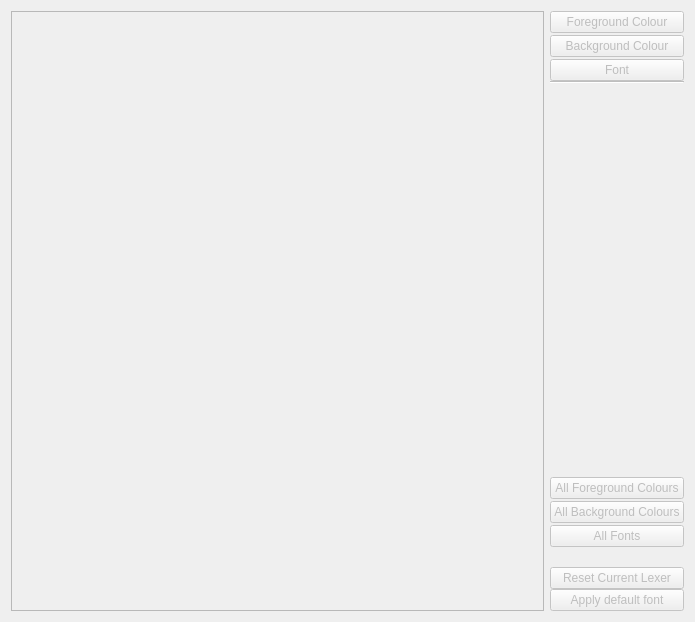
<?xml version="1.0" encoding="UTF-8"?>
<ui version="4.0">
 <class>Form</class>
 <widget class="QWidget" name="Form">
  <property name="enabled">
   <bool>false</bool>
  </property>
  <property name="geometry">
   <rect>
    <x>0</x>
    <y>0</y>
    <width>695</width>
    <height>622</height>
   </rect>
  </property>
  <property name="windowTitle">
   <string>Form</string>
  </property>
  <layout class="QHBoxLayout" name="horizontalLayout_7">
   <item>
    <widget class="QListWidget" name="lwLexersHighlightingElements_3"/>
   </item>
   <item>
    <layout class="QVBoxLayout" name="_43">
     <property name="spacing">
      <number>0</number>
     </property>
     <item>
      <layout class="QVBoxLayout" name="_44">
       <property name="spacing">
        <number>2</number>
       </property>
       <item>
        <widget class="QPushButton" name="pbLexersHighlightingForeground_3">
         <property name="text">
          <string>Foreground Colour</string>
         </property>
        </widget>
       </item>
       <item>
        <widget class="QPushButton" name="pbLexersHighlightingBackground_3">
         <property name="text">
          <string>Background Colour</string>
         </property>
        </widget>
       </item>
       <item>
        <widget class="QPushButton" name="pbLexersHighlightingFont_3">
         <property name="text">
          <string>Font</string>
         </property>
        </widget>
       </item>
      </layout>
     </item>
     <item>
      <widget class="Line" name="lLexer_3">
       <property name="orientation">
        <enum>Qt::Horizontal</enum>
       </property>
      </widget>
     </item>
     <item>
      <spacer>
       <property name="orientation">
        <enum>Qt::Vertical</enum>
       </property>
       <property name="sizeHint" stdset="0">
        <size>
         <width>20</width>
         <height>16</height>
        </size>
       </property>
      </spacer>
     </item>
     <item>
      <layout class="QVBoxLayout" name="_45">
       <property name="spacing">
        <number>2</number>
       </property>
       <item>
        <widget class="QPushButton" name="pbLexersHighlightingAllForeground_3">
         <property name="text">
          <string>All Foreground Colours</string>
         </property>
        </widget>
       </item>
       <item>
        <widget class="QPushButton" name="pbLexersHighlightingAllBackground_3">
         <property name="text">
          <string>All Background Colours</string>
         </property>
        </widget>
       </item>
       <item>
        <widget class="QPushButton" name="pbLexersHighlightingAllFont_3">
         <property name="text">
          <string>All Fonts</string>
         </property>
        </widget>
       </item>
      </layout>
     </item>
     <item>
      <spacer>
       <property name="orientation">
        <enum>Qt::Vertical</enum>
       </property>
       <property name="sizeType">
        <enum>QSizePolicy::Fixed</enum>
       </property>
       <property name="sizeHint" stdset="0">
        <size>
         <width>20</width>
         <height>20</height>
        </size>
       </property>
      </spacer>
     </item>
     <item>
      <widget class="QPushButton" name="pbLexersHighlightingReset_3">
       <property name="toolTip">
        <string>Restore all default properties for all lexers' styles</string>
       </property>
       <property name="text">
        <string>Reset Current Lexer</string>
       </property>
      </widget>
     </item>
     <item>
      <widget class="QPushButton" name="pbLexersApplyDefaultFont_3">
       <property name="toolTip">
        <string>Apply default font family and pixel size to all lexers' styles</string>
       </property>
       <property name="text">
        <string>Apply default font</string>
       </property>
      </widget>
     </item>
    </layout>
   </item>
  </layout>
 </widget>
 <resources/>
 <connections/>
</ui>
